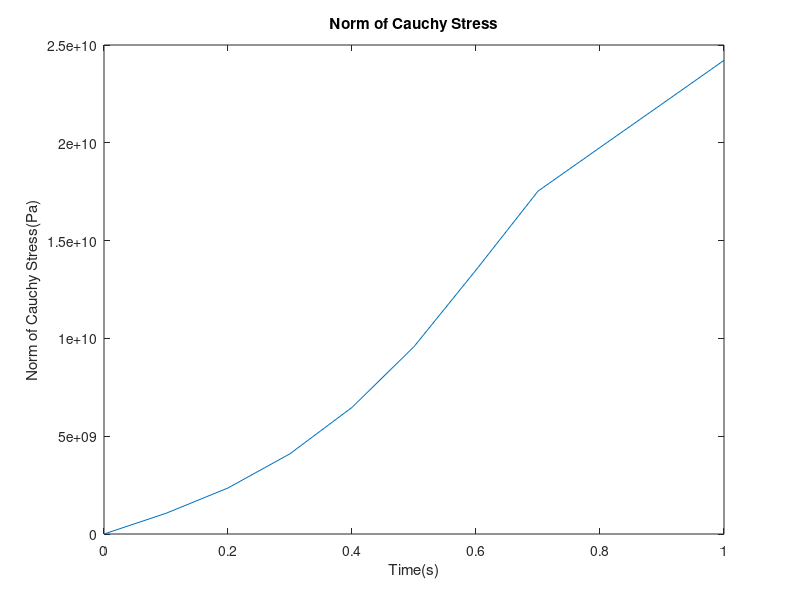
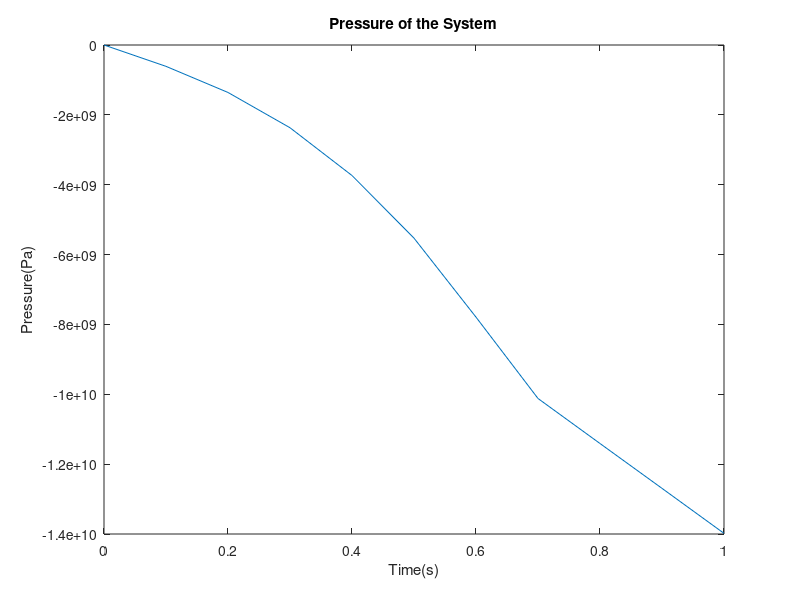
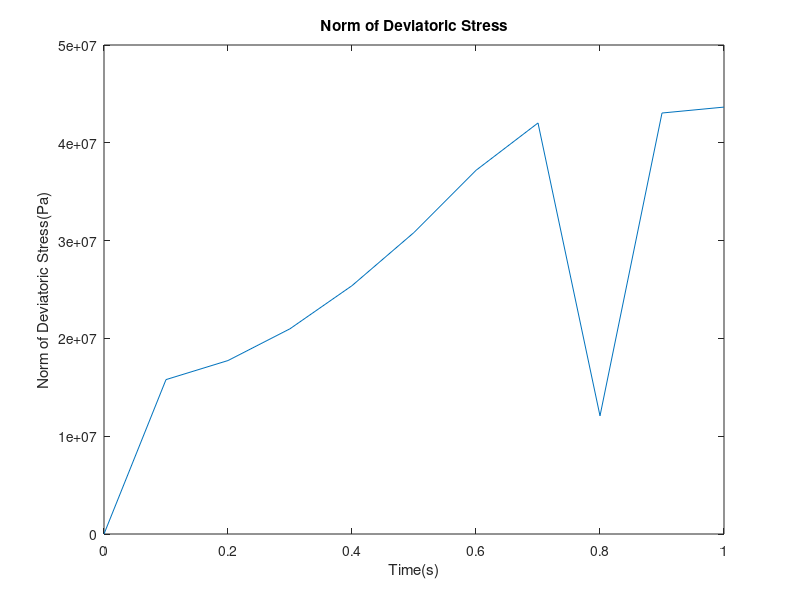
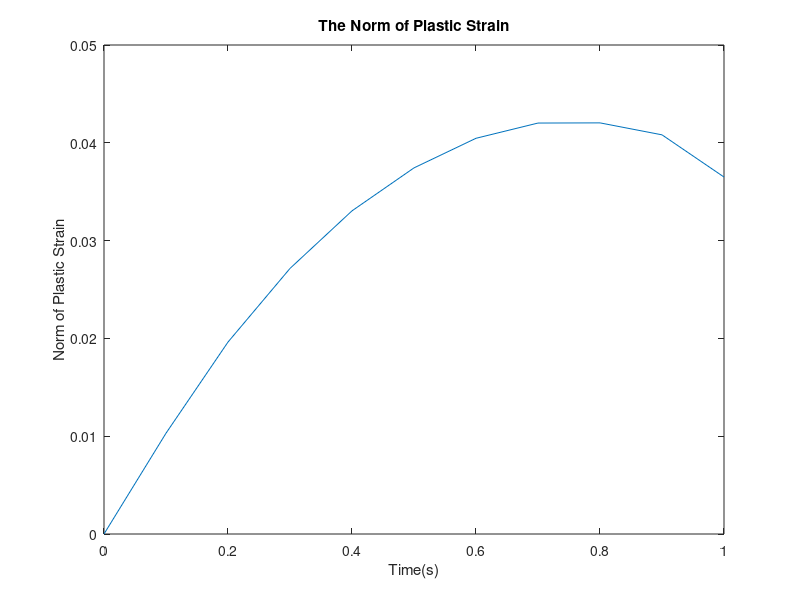

These charts were generated, in order, by the following MATLAB code:
function multiphysical

% Define all constant parameters
A1 = 2.8*(10^-4);       %Densification rate parameter
Td0 = 1.5*10^6;         %Densification threshold parameter
A2 = 1.2;               %Plasticity rate parameter
Ty0 = 42*10^6;          %Plasticity threshold parameter
k0 = 81*10^9;           %Dense bulk modulus
u0 = 24*10^9;           %Dense shear modulus
sigma0 = 10^5;          %Dense conductivity
P1 = 10^(-3);           %Thermal dependence softening parameter
P2 = 10^(-3);           %Thermal dependence conductivity parameter
P3 = 10^(-3);           %Thermal dependence densitification parameter
P4 = 10^(-3);           %Thermal dependence plastic yield parameter
a = 0.8;                %Joule heating absorption coefficient
b = 2 * 10^(-5);        %Coefficient of thermal expansion
p0 = 2323;              %Mass density
Ca = 875;               %Heat capacity
I = 10^7;               %Current
Ti = 300;               %Initial temp
di = 0.67;              %Initial densification parameter

% Define time parameters
dt = 10^(-4);
tmax = 1;

% Initialize variables for t = 0
Ep = 0;
d = di;                 %Densitification parameter
T = Ti;                 %Temperature
c11 = k0 + 4/3*u0;
c12 = k0 - 2/3*u0;
Ey0 = [c11 c12 c12 0 0 0;c12 c11 c12 0 0 0;c12 c12 c11 0 0 0; 0 0 0 u0 0 0;0 0 0 0 u0 0; 0 0 0 0 0 u0];     %Young's modulus
E_r = [0];
Et_r = [0];
Ee_r = [0];
T_r = [Ti];                    %Store temperature
Cauchy_r = [0];               %Store Cauchy Stress
Tr_r = [0];
Tx_r = [0];
d_r = [d];
Ep_r = [0];

% for loop
for t = dt:dt:tmax
    
    % Update variables
    sigma = (1-d)*sigma0*exp(-P2*(T-Ti)/Ti);    %Dense conductivity
    Td = (1-d)*Td0*exp(-P3*(T-Ti)/Ti);          %Densification threshold parametery
    Ty = (1-d)*Ty0*exp(-P4*(T-Ti)/Ti);          %Plasticity threshold parameter
    k = (1-d)*k0*exp(-P1*(T-Ti)/Ti);            %Bulk modulus
    u = (1-d)*u0*exp(-P1*(T-Ti)/Ti);            %Shear modulus
    %c11 = k + 4/3*u;
    %c12 = k - 2/3*u;
    %Ey = [c11 c12 c12 0 0 0;c12 c11 c12 0 0 0;c12 c12 c11 0 0 0; 0 0 0 u0 0 0;0 0 0 0 u0 0; 0 0 0 0 0 u0];     %Young's modulus
    Ey = (1-d)*Ey0*exp(-P1*(T-Ti)/Ti);
    
    % Calculate B,F,J
    B = [0 0 0;0 0 0;0 0 -0.15*t];              
    F = eye(3) + B;                             %Deformation coefficient
    J = det(F);                                 %Jacobian coefficient
    
    %Calculate E,Et,Ee
    E = 1/2*(F'*F-eye(3));                      %Theoretical strain
    Et = b*(T-Ti)*eye(3);                       %Thermal strain
    Ee = E - Ep - Et;                           %Real strain
    if mod(t,0.1) == 0
      E_r = [E_r,norm(E,'fro')];
      Ee_r = [Ee_r,norm(Ee,'fro')];
      Et_r = [Et_r,norm(Et,'fro')];
    end
    %Convert Ee
    Ee_v = [Ee(1,1),Ee(2,2),Ee(3,3),2*Ee(1,2),2*Ee(2,3),2*Ee(1,3)]';
    
    %Calculate S
    S_v = Ey*Ee_v;
    
    %Convert S
    S11 = S_v(1);
    S22 = S_v(2);
    S33 = S_v(3);
    S12 = S_v(4);
    S23 = S_v(5);
    S13 = S_v(6);
    
    S = [S11 S12 S13;S12 S22 S23;S13 S23 S33];
    
    %Calculate Cauchy Stress, Tr,Tx
    Cauchy = (1/J)*F*S*F';
    trc = trace(Cauchy)/3;
    Tr = trc*eye(3);
    Tx = Cauchy - Tr;
    if mod(t,0.1) == 0
      Cauchy_r = [Cauchy_r, norm(Cauchy,'fro')];
      Tr_r = [Tr_r, trc];
      Tx_r = [Tx_r, norm(Tx,'fro')];
    end
    
    %Determine&Calculate d_div
    if abs(trc) >= Td && trc <= 0 && d ~= 0
        d_div = -A1*(abs(trc)/Td - 1);
    else
        d_div = 0;
    end
    
    %Determine&Calculate Ep_div
    if norm(Tx,'fro') >= Ty
        pp = A2*(norm(Tx,'fro')/Ty - 1);
    else
        pp = 0;
    end
    e_div = pp*Tx/norm(Tx,'fro');
    Ep_div = J*inv(F)*e_div*inv(F');
    
    
    %Calculate temperature change
    M = S.*Ep_div;
    numerator1 = sum(M(:));
    numerator2 = 0.5*d_div*exp(-P1*(T-Ti)/Ti)*Ee_v'*Ey0*Ee_v;    
    numerator3 = -30;
    numerator4 = a*(J/sigma)*(I^2);
    numerator = numerator1 + numerator2 - numerator3 + numerator4;
    denominator1 = p0*Ca;
    denominator2 = b*trace(S);
    denominator3 = (1-d)/(2*Ti)*P1*exp(-P1*(T-Ti)/Ti)*Ee_v'*Ey0*Ee_v;
    denominator = denominator1 - denominator2 - denominator3;
    T_div = numerator/denominator;
          %Store d and Ep
    T =T + T_div*dt; 
    Ep = Ep + Ep_div*dt;
    d = d + d_div*dt;
    if d < 0
        d = 0;
    end
    if mod(t,0.1) == 0
      T_r = [T_r, T];
      d_r = [d_r, d];
      Ep_r = [Ep_r, norm(Ep,'fro')];
    end    
end

x = [0:0.1:1];
figure(1);
plot(x,Cauchy_r);
xlabel("Time(s)");
ylabel("Norm of Cauchy Stress(Pa)");
title("Norm of Cauchy Stress");

figure(2);
plot(x,Tr_r);
xlabel("Time(s)");
ylabel("Pressure(Pa)");
title("Pressure of the System");

figure(3);
plot(x,Tx_r);
xlabel("Time(s)");
ylabel("Norm of Deviatoric Stress(Pa)");
title("Norm of Deviatoric Stress");
        
       
figure(4);
plot(x,Ep_r);
xlabel("Time(s)");
ylabel("Norm of Plastic Strain");
title("The Norm of Plastic Strain");

figure(5);
plot(x,d_r);
xlabel("Time(s)");
ylabel("Densification Parameter");
title("Densification Parameter");

figure(6);
plot(x,T_r);
xlabel("Time(s)");
ylabel("Temperature(K)");
title("Temperature");

figure(7);
plot(x,Et_r);
xlabel("Time(s)");
ylabel("Norm of Thermal Strain");
title("The Norm of the Thermal Strain");
end

